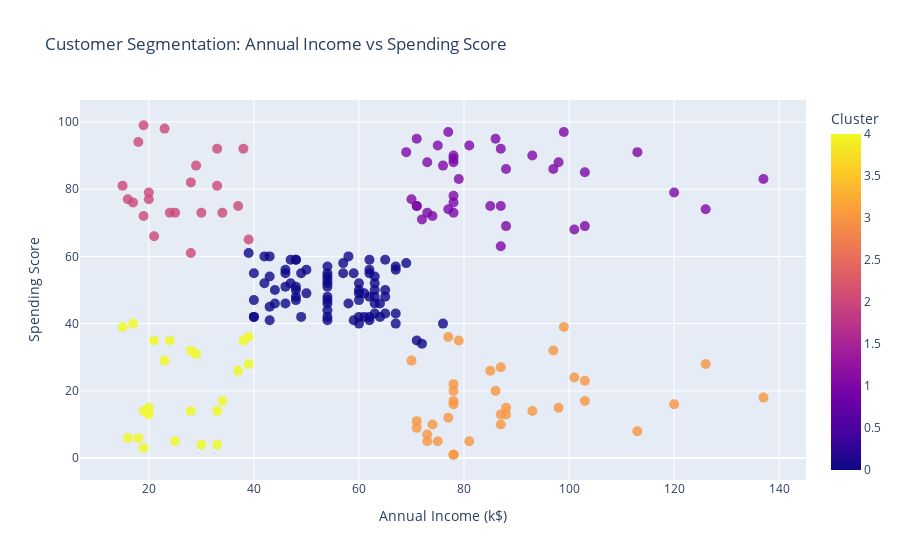

Notebook cell for this chart:
### Markdown cell above
2) visualizations for clusters' characteristics

### Code cell
# Scatter Plot for Clusters
fig = px.scatter(CustomerDF,
                 x='Annual Income (k$)',
                 y='Spending Score (1-100)',
                 color='Cluster',
                 hover_data=['Age', 'Gender'],
                 title='Customer Segmentation: Annual Income vs Spending Score',
                 labels={'Annual Income (k$)': 'Annual Income (k$)', 'Spending Score (1-100)': 'Spending Score'})
fig.update_traces(marker=dict(size=10, opacity=0.8))
fig.show()

### Figure 1 — Plotly figure (JSON) as saved in the notebook; plotly's stock layout.template omitted (floating-point values rounded to 4 significant figures; data arrays with more than 128 entries replaced by an {"elided": "..."} marker saying what was removed)
{"data": [{"customdata": {"elided": "200x2 mixed values"}, "hovertemplate": "Annual Income (k$)=%{x}<br>Spending Score=%{y}<br>Age=%{customdata[0]}<br>Gender=%{customdata[1]}<br>Cluster=%{marker.color}<extra></extra>", "legendgroup": "", "marker": {"color": {"elided": "200 int values"}, "coloraxis": "coloraxis", "opacity": 0.8, "size": 10, "symbol": "circle"}, "mode": "markers", "name": "", "orientation": "v", "showlegend": false, "type": "scatter", "x": {"elided": "200 int values"}, "xaxis": "x", "y": {"elided": "200 int values"}, "yaxis": "y"}], "layout": {"autosize": true, "coloraxis": {"colorbar": {"title": {"text": "Cluster"}}, "colorscale": [[0, "#0d0887"], [0.1111, "#46039f"], [0.2222, "#7201a8"], [0.3333, "#9c179e"], [0.4444, "#bd3786"], [0.5556, "#d8576b"], [0.6667, "#ed7953"], [0.7778, "#fb9f3a"], [0.8889, "#fdca26"], [1, "#f0f921"]]}, "legend": {"tracegroupgap": 0}, "title": {"text": "Customer Segmentation: Annual Income vs Spending Score"}, "xaxis": {"anchor": "y", "autorange": true, "domain": [0, 1], "range": [7.19, 144.8], "title": {"text": "Annual Income (k$)"}, "type": "linear"}, "yaxis": {"anchor": "x", "autorange": true, "domain": [0, 1], "range": [-8.997, 109.0], "title": {"text": "Spending Score"}, "type": "linear"}}}
